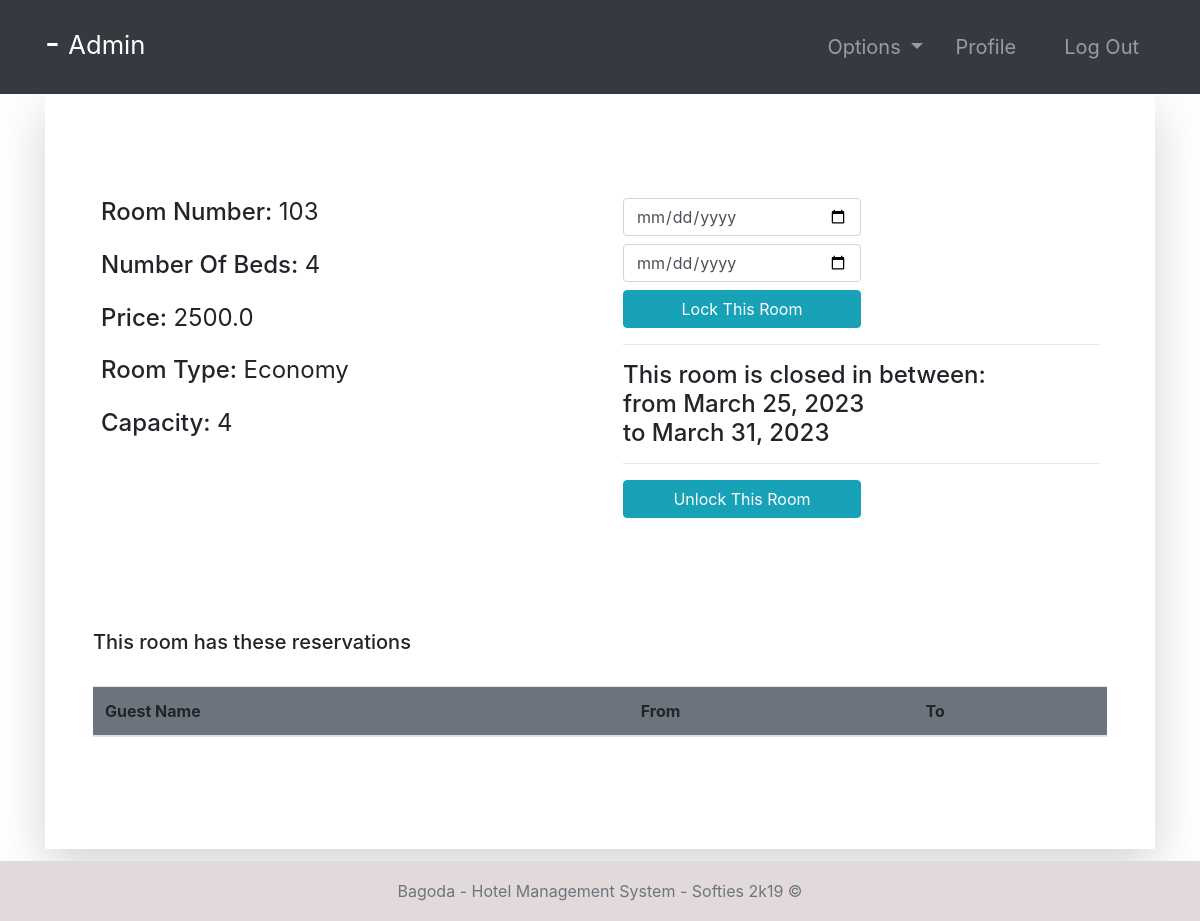
The app's page /room-profile/103/ (signed in), older data.
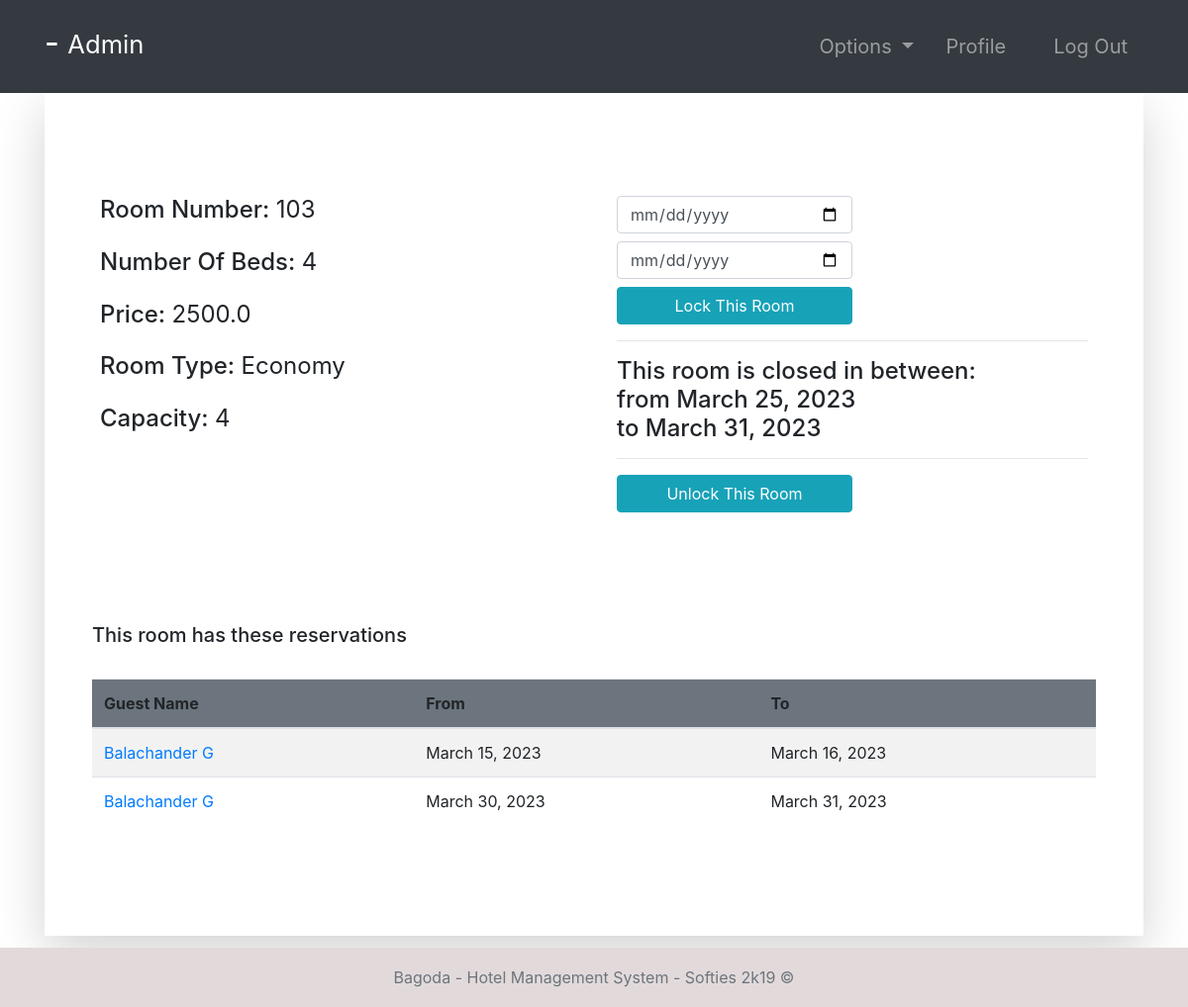
The same page, newer data.
### room/models.py (models this page shows, shortened)
class Booking(models.Model):
    roomNumber = models.ForeignKey(Room, on_delete=models.CASCADE)
    guest = models.ForeignKey(Guest, null=True, on_delete=models.CASCADE)
    dateOfReservation = models.DateField(default=timezone.now)
    startDate = models.DateField()
    endDate = models.DateField()

### accounts/models.py (models this page shows, shortened)
class Guest(models.Model):
    user = models.OneToOneField(User, null=True, on_delete=models.CASCADE)
    phoneNumber = PhoneNumberField(unique=True)

### room/views.py (the view, shortened to what this page needs)
# urls.py: path('room-profile/<str:id>/', room_profile, name="room-profile"),
@login_required(login_url='login')
def room_profile(request, id):
    role = str(request.user.groups.all()[0])
    path = role + "/"
    tempRoom = Room.objects.get(number=id)
    bookings = Booking.objects.filter(roomNumber=tempRoom)
    guests = Guest.objects.all()
    bookings2 = Booking.objects.all()
    context = {
        "role": role,
        "bookings": bookings,
        "room": tempRoom,
        "guests": guests,
        "bookings2": bookings2
    }
    return render(request, path + "room-profile.html", context)

### Templates/admin/room-profile.html
{% extends '../index.html' %}
{% block context %}
{% include '../common_pages/room-profile.html' %}
{% endblock %}

### Templates/common_pages/room-profile.html (shortened to what this page needs)
<div class="container">
    <div class="shadow-lg p-5">
        <div class="row mt-5">
            <div class="col-6">
                <div class="p-2 h4">
                    <span>Room Number:</span>
                    <span class="font-weight-normal">{{room.number}}</span>
                </div>
                <div class="p-2 h4">
                    <span>Number Of Beds:</span>
                    <span class="font-weight-normal">{{room.numberOfBeds}}</span>
                </div>
                <div class="p-2 h4">
                    <span>Price:</span>
                    <span class="font-weight-normal">{{room.price}}</span>
                </div>
                <div class="p-2 h4">
                    <span>Room Type:</span>
                    <span class="font-weight-normal">{{ room.roomType }}</span>
                </div>
                <div class="p-2 h4">
                    <span>Capacity: </span>
                    <span class="font-weight-normal">{{room.capacity}}</span>
                </div>
            </div>
            <div class="col-6">
                {% if role == "manager" or role == "admin" %}
                <div class="p-2 h4 ">
                    <form action="" method="POST">
                        <input type="date" placeholder="Enter Start Date" name="bsd" required
                            class="form-control w-50 mb-2">
                        <input type="date" placeholder="Enter End Date" name="bed" required
                            class="form-control w-50 mb-2">
                        <button name="lockRoom" type="submit" class="btn btn-info w-50">Lock This Room</button>
                        <br>
                    </form>
                    <form action="" method="POST">
                        <hr>
                        {% if room.statusStartDate != None %}
                        <div>
                            This room is closed in between: <br>
                            from {{room.statusStartDate}} <br>
                            to {{room.statusEndDate}}
                            <br>
                            <hr>
                            <button name="unlockRoom" type="submit" class="btn btn-info w-50">Unlock This Room</button>
                        </div>
                        {% endif %}
                    </form>
                </div>
                {% endif %}
                <br>
            </div>
        </div>
        <br>
        <div class="table-responsive table-striped my-5">
            <div class="table-header row">
                <div class="col-sm-12 col-md-12 col-lg-4 mb-4">
                    <h5>This room has these reservations</h5>
                </div>
            </div>
            <table class="table table-hover table-striped">
                <thead class="bg-secondary rounded">
                    <tr>
                        {% if role != 'guest' %} <th>Guest Name</th> {% endif %}
                        <th>From </th>
                        <th>To</th>
                    </tr>
                </thead>
                <tbody>
                    {% for bo in bookings %}
                    <tr>
                        {% if role != 'guest' %} <td><a href="{% url 'guest-profile' bo.guest.user.id %}">
                                {{bo.guest.user.first_name}}
                                {{bo.guest.user.last_name}}</a></td>
                        {%endif %}
                        <td>{{bo.startDate}}</td>
                        <td>{{bo.endDate}}</td>
                    </tr>
                    {% endfor %}
                </tbody>
            </table>
        </div>
    </div>
</div>

Row changes from the older to the newer data that the page shows:
added Booking: guest.user.first_name "Balachander", guest.user.last_name "G", startDate "March 15, 2023", endDate "March 16, 2023"
added Booking: guest.user.first_name "Balachander", guest.user.last_name "G", startDate "March 30, 2023", endDate "March 31, 2023"
